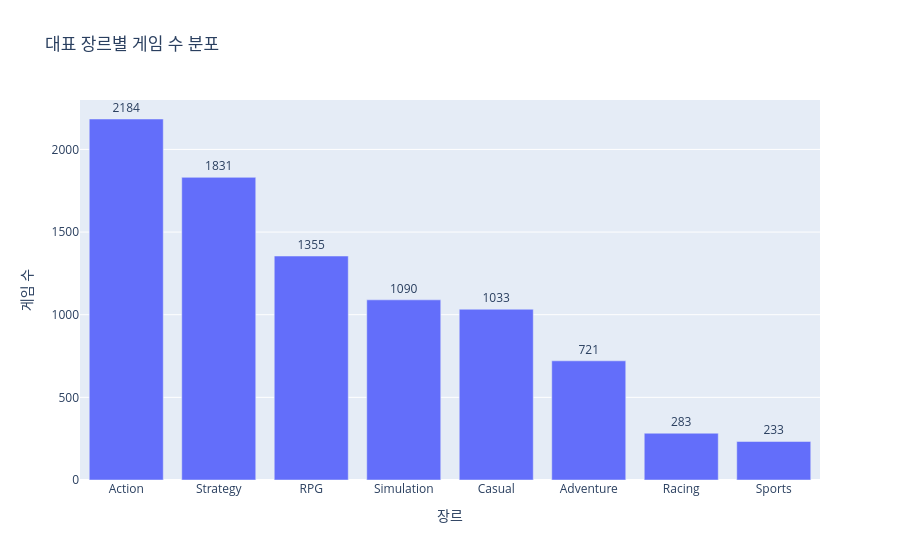

The notebook cell saved with this chart:
### Code cell
genre_dist = df_filtered['primary_genre'].value_counts().reset_index()
genre_dist.columns = ['genre', 'count']

fig = px.bar(
    genre_dist,
    x='genre',
    y='count',
    text='count',
    title='대표 장르별 게임 수 분포',
    labels={'genre': '장르', 'count': '게임 수'},
)
fig.update_traces(textposition='outside')
fig.update_layout(xaxis_categoryorder='total descending')
fig.show()

### Figure 1 — Plotly figure (JSON) as saved in the notebook; plotly's stock layout.template omitted (floating-point values rounded to 4 significant figures)
{"data": [{"hovertemplate": "장르=%{x}<br>게임 수=%{text}<extra></extra>", "legendgroup": "", "marker": {"color": "#636efa", "pattern": {"shape": ""}}, "name": "", "orientation": "v", "showlegend": false, "text": [2184.0, 1831.0, 1355.0, 1090.0, 1033.0, 721.0, 283.0, 233.0], "textposition": "outside", "type": "bar", "x": ["Action", "Strategy", "RPG", "Simulation", "Casual", "Adventure", "Racing", "Sports"], "xaxis": "x", "y": [2184, 1831, 1355, 1090, 1033, 721, 283, 233], "yaxis": "y"}], "layout": {"barmode": "relative", "legend": {"tracegroupgap": 0}, "title": {"text": "대표 장르별 게임 수 분포"}, "xaxis": {"anchor": "y", "categoryorder": "total descending", "domain": [0, 1], "title": {"text": "장르"}}, "yaxis": {"anchor": "x", "domain": [0, 1], "title": {"text": "게임 수"}}}}
